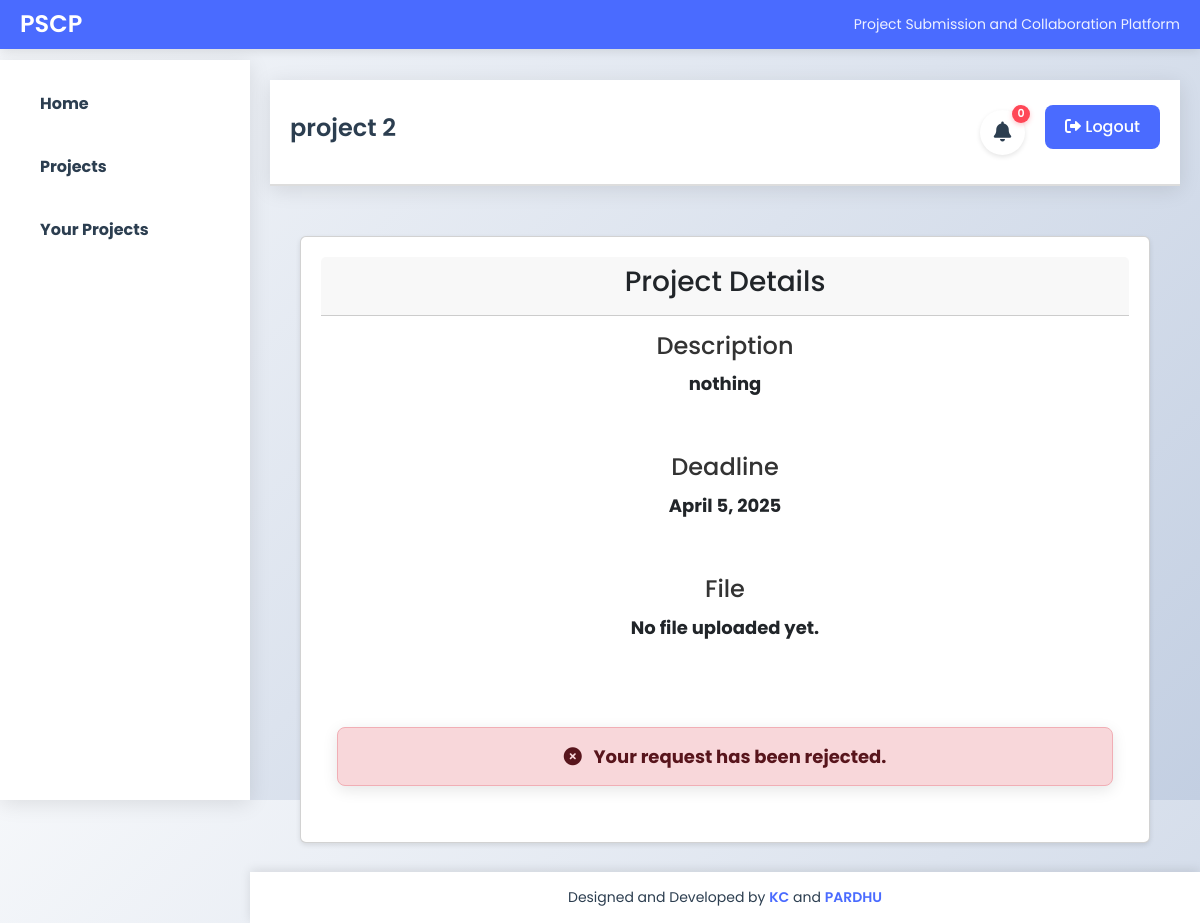
/project/projects/10/ (signed in), run on the app's committed database.
### project/models.py (models this page shows, shortened)
class Project(models.Model):
    title = models.CharField(max_length=255)
    description = models.TextField()
    deadline = models.DateField()
    created_by = models.ForeignKey(User, on_delete=models.CASCADE)  # Links project to the teacher who created it
    file = models.FileField(upload_to="project_files/", null=True, blank=True)  # File submission
    score = models.IntegerField(null=True, blank=True)  # Score (only if file is uploaded)
    is_submitted = models.BooleanField(default=False)
    is_deleted = models.BooleanField(default=False)  # New field to track deleted projects
    created_at = models.DateTimeField(auto_now_add=True)  # Timestamp

### project/views.py (the view)
# urls.py: path("projects/<int:project_id>/", views.project_info, name="project_info"),
@login_required
def project_info(request, project_id):
    project = get_object_or_404(Project, id=project_id)
    notification = Notification.objects.filter(
        project=project,
        sender=request.user,  # Check if current user is the sender
        notification_type='join_request'
    ).first()
    is_submitted = project.is_submitted
    return render(request, "project_info.html", {
        "project": project,
        "notification": notification,
        "is_submitted": is_submitted
    })

### project/templates/project_info.html (shortened to what this page needs)
{% extends "base.html" %}
{% block sidebar %}
    <nav>
        <a href="{% url 'student_dashboard' %}">Home</a>
        <a href="{% url 'project:student_projects' %}">Projects</a>
        <a href="{% url 'project:your_projects' %}">Your Projects</a>
    </nav>
{% endblock %}
{% block header %}{{ project.title }}{% endblock %}
{% block content %}
<div class="card">
    <div class="card-header">
        <h3>Project Details</h3>
    </div>
    <div class="card-body">
        <div class="project-details">
            <div class="detail-section">
                <h4>Description</h4>
                <p>{{ project.description }}</p>
            </div>
            <div class="detail-section">
                <h4>Deadline</h4>
                <p>{{ project.deadline }}</p>
            </div>
            <div class="detail-section">
                <h4>File</h4>
                {% if project.file %}
                    <a href="{{ project.file.url }}" class="btn btn-primary download-btn" download>
                        <i class="fas fa-download"></i> Download Project File
                    </a>
                {% else %}
                    <p>No file uploaded yet.</p>
                {% endif %}
            </div>
            <div class="action-section">
                {% if is_submitted %}
                    <div class="alert alert-info">
                        <i class="fas fa-check-circle"></i> This project has been submitted. Collaboration is no longer available.
                    </div>
                    {% if request.user.is_staff %}
                        <form method="post" action="{% url 'project:delete_project' project.id %}" class="mt-3">
                            {% csrf_token %}
                            <button type="submit" class="btn btn-danger btn-lg action-btn" onclick="return confirm('Are you sure you want to delete this project? This action cannot be undone.')">
                                <i class="fas fa-trash"></i> Delete Project
                            </button>
                        </form>
                    {% endif %}
                {% else %}
                    {% if notification %}
                        {% if notification.status == 'pending' %}
                            <div class="alert alert-info">
                                <i class="fas fa-clock"></i> Your request to join this project is pending.
                            </div>
                        {% elif notification.status == 'rejected' %}
                            <div class="alert alert-danger">
                                <i class="fas fa-times-circle"></i> Your request has been rejected.
                            </div>
                        {% endif %}
                    {% else %}
                        {% if not project.created_by == request.user %}
                            <a href="{% url 'project:join_project' project.id %}" class="btn btn-primary btn-lg action-btn">
                                <i class="fas fa-user-plus"></i> Join Project
                            </a>
                        {% endif %}
                    {% endif %}
                {% endif %}
            </div>
        </div>
    </div>
</div>
{% endblock %}

### users/static/dashboard.css (style rules this page uses)
* { margin: 0; padding: 0; box-sizing: border-box; }
body { font-family: 'Arial', sans-serif; display: flex; height: 100vh; background: #f4f4f4; color: #333; }
nav a { display: block; padding: 10px 0; color: #bdc3c7; text-decoration: none; font-weight: bold; transition: 0.3s ease; }
.card { background: #fff; padding: 20px; box-shadow: 0 2px 5px rgba(0, 0, 0, 0.1); border-radius: 10px; text-align: center; font-size: 18px; color: #555; font-weight: bold; transition: transform 0.3s ease; }
.card { margin-bottom: 20px; }

### users/templates/base.html (style rules this page uses)
:root { --primary-color: #4a6bff; --primary-hover: #3a5bef; --text-color: #2c3e50; --light-gray: #f5f6fa; --border-color: #e1e4e8; --error-color: #ff4757; --success-color: #2ed573; --warning-color: #ffa502; --sidebar-width: 250px; --header-height: 70px; }
* { margin: 0; padding: 0; box-sizing: border-box; font-family: 'Poppins', sans-serif; }
body { background: linear-gradient(135deg, #f5f7fa 0%, #c3cfe2 100%); min-height: 100vh; display: flex; }
.sidebar nav { display: flex; flex-direction: column; gap: 15px; }
.sidebar nav a { color: var(--text-color); text-decoration: none; padding: 12px 20px; border-radius: 10px; transition: all 0.3s ease; display: flex; align-items: center; gap: 10px; }
.alert { padding: 15px 25px; border-radius: 10px; margin-bottom: 10px; box-shadow: 0 4px 15px rgba(0,0,0,0.1); animation: slideIn 0.3s ease-out; }

### project/templates/project_info.html (style rules this page uses)
.project-details { display: flex; flex-direction: column; gap: 20px; }
.detail-section { margin-bottom: 20px; }
.detail-section h4 { color: #333; margin-bottom: 10px; }
.action-section { margin-top: 30px; text-align: center; }
.alert { padding: 15px; border-radius: 8px; margin-bottom: 20px; }
.alert i { margin-right: 8px; }

### data on the page
Project: title "project 2", description "nothing", deadline "April 5, 2025"
